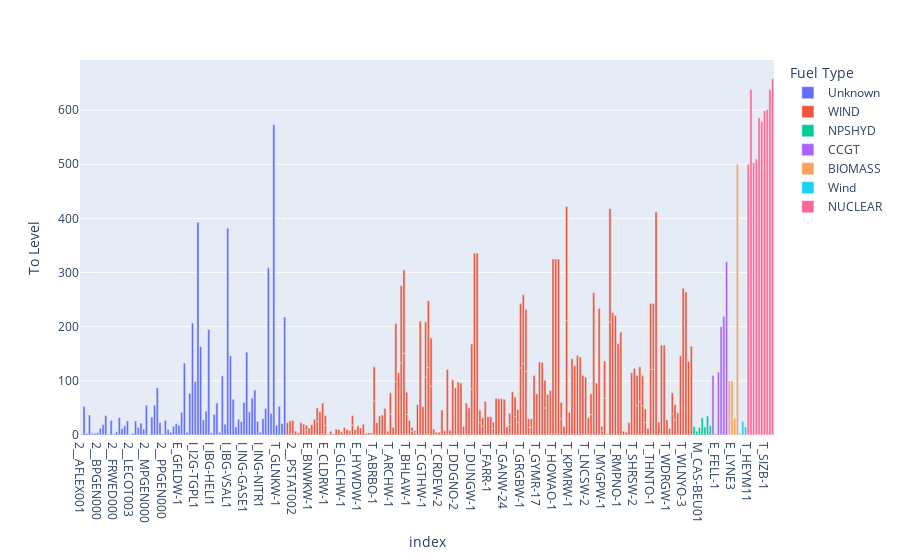

Notebook source saved alongside this figure:
### Code cell
px.bar(
    df_fpn[df_fpn["To Level"].astype(float) > 0],
    y="To Level",
    color="Fuel Type",
)

### Figure 1 — Plotly figure (JSON) as saved in the notebook; plotly's stock layout.template omitted (floating-point values rounded to 4 significant figures; data arrays with more than 128 entries replaced by an {"elided": "..."} marker saying what was removed)
{"data": [{"alignmentgroup": "True", "hovertemplate": "Fuel Type=Unknown<br>index=%{x}<br>To Level=%{y}<extra></extra>", "legendgroup": "Unknown", "marker": {"color": "#636efa", "pattern": {"shape": ""}}, "name": "Unknown", "offsetgroup": "Unknown", "orientation": "v", "showlegend": true, "textposition": "auto", "type": "bar", "x": ["2__AFLEX001", "2__APGEN000", "2__ARWED000", "2__ASMAR000", "2__ASTAT005", "2__ASTAT005", "2__BECOT003", "2__BPGEN000", "2__CPGEN000", "2__DPGEN000", "2__DRWED000", "2__FFLEX001", "2__FPGEN000", "2__FRWED000", "2__HPGEN000", "2__HSMAR000", "2__KPGEN000", "2__KRWED000", "2__KSMAR000", "2__LECOT003", "2__LPGEN000", "2__LRWED000", "2__LSMAR000", "2__MIMPO000", "2__MLOND000", "2__MPGEN000", "2__NIMPO000", "2__NPGEN000", "2__PENEC002", "2__PIMPO000", "2__PMARB002", "2__PPGEN000", "2__PPGEN003", "2__PRWED000", "2__PSMAR000", "C__PSTAT011", "E_ASLVW-1", "E_GFLDW-1", "E_TGP1", "I_I2G-CEZC1", "I_I2G-CNGS1", "I_I2G-INCM1", "I_I2G-MFTE1", "I_I2G-TGPL1", "I_I2G-VSAL1", "I_IBG-CEZC1", "I_IBG-EDFT1", "I_IBG-EDMK1", "I_IBG-GAZP1", "I_IBG-HELI1", "I_IBG-INCM1", "I_IBG-MFTE1", "I_IBG-NITR1", "I_IBG-TGPL1", "I_IBG-VETR1", "I_IBG-VSAL1", "I_IEG-MOYL1", "I_ING-CEZC1", "I_ING-DSKC1", "I_ING-EDFT1", "I_ING-EDMK1", "I_ING-GASE1", "I_ING-GAZP1", "I_ING-INCM1", "I_ING-MCRA1", "I_ING-MFTE1", "I_ING-NEAS1", "I_ING-NITR1", "I_ING-SETL1", "I_ING-TGPL1", "I_ING-VSAL1", "I_ING-VTET1", "I_ISG-NDPL1", "T_GLNKW-1", "T_GNFSW-2", "T_HALSW-1", "T_HOWBO-3"], "xaxis": "x", "y": [1, 53, 3, 37, 2, 2, 3, 4, 12, 19, 36, 1, 27, 2, 6, 32, 12, 17, 26, 1, 3, 26, 14, 22, 11, 55, 1, 33, 55, 87, 23, 2, 27, 10, 5, 16, 21, 18, 42, 133, 5, 77, 207, 99, 393, 163, 28, 44, 195, 4, 38, 59, 5, 109, 20, 382, 146, 66, 15, 29, 25, 60, 153, 43, 68, 83, 25, 5, 30, 49, 309, 40, 573, 18, 53, 21, 218], "yaxis": "y"}, {"alignmentgroup": "True", "hovertemplate": "Fuel Type=WIND<br>index=%{x}<br>To Level=%{y}<extra></extra>", "legendgroup": "WIND", "marker": {"color": "#EF553B", "pattern": {"shape": ""}}, "name": "WIND", "offsetgroup": "WIND", "orientation": "v", "showlegend": true, "textposition": "auto", "type": "bar", "x": {"elided": "192 str values"}, "xaxis": "x", "y": {"elided": "192 int values"}, "yaxis": "y"}, {"alignmentgroup": "True", "hovertemplate": "Fuel Type=NPSHYD<br>index=%{x}<br>To Level=%{y}<extra></extra>", "legendgroup": "NPSHYD", "marker": {"color": "#00cc96", "pattern": {"shape": ""}}, "name": "NPSHYD", "offsetgroup": "NPSHYD", "orientation": "v", "showlegend": true, "textposition": "auto", "type": "bar", "x": ["2__PMARB001", "E_FASN-4", "M_CAS-BEU01", "M_CAS-CLU01", "M_CAS-CON01", "M_CAS-KIL01", "T_FINL-1"], "xaxis": "x", "y": [16, 7, 14, 32, 15, 35, 17], "yaxis": "y"}, {"alignmentgroup": "True", "hovertemplate": "Fuel Type=CCGT<br>index=%{x}<br>To Level=%{y}<extra></extra>", "legendgroup": "CCGT", "marker": {"color": "#ab63fa", "pattern": {"shape": ""}}, "name": "CCGT", "offsetgroup": "CCGT", "orientation": "v", "showlegend": true, "textposition": "auto", "type": "bar", "x": ["E_FAWN-1", "E_FELL-1", "T_GRMO-1", "T_HUMR-1", "T_PEMB-51", "T_SCCL-3"], "xaxis": "x", "y": [110, 2, 116, 200, 219, 320], "yaxis": "y"}, {"alignmentgroup": "True", "hovertemplate": "Fuel Type=BIOMASS<br>index=%{x}<br>To Level=%{y}<extra></extra>", "legendgroup": "BIOMASS", "marker": {"color": "#FFA15A", "pattern": {"shape": ""}}, "name": "BIOMASS", "offsetgroup": "BIOMASS", "orientation": "v", "showlegend": true, "textposition": "auto", "type": "bar", "x": ["E_LYNE1", "E_LYNE3", "E_MARK-1", "T_DRAXX-1", "T_JGPR-1"], "xaxis": "x", "y": [100, 100, 31, 500, 3], "yaxis": "y"}, {"alignmentgroup": "True", "hovertemplate": "Fuel Type=Wind<br>index=%{x}<br>To Level=%{y}<extra></extra>", "legendgroup": "Wind", "marker": {"color": "#19d3f3", "pattern": {"shape": ""}}, "name": "Wind", "offsetgroup": "Wind", "orientation": "v", "showlegend": true, "textposition": "auto", "type": "bar", "x": ["T_DOUGW-1", "T_LCLTW-1"], "xaxis": "x", "y": [25, 15], "yaxis": "y"}, {"alignmentgroup": "True", "hovertemplate": "Fuel Type=NUCLEAR<br>index=%{x}<br>To Level=%{y}<extra></extra>", "legendgroup": "NUCLEAR", "marker": {"color": "#FF6692", "pattern": {"shape": ""}}, "name": "NUCLEAR", "offsetgroup": "NUCLEAR", "orientation": "v", "showlegend": true, "textposition": "auto", "type": "bar", "x": ["T_HEYM11", "T_HEYM28", "T_HINB-7", "T_HINB-8", "T_HRTL-1", "T_HRTL-2", "T_SIZB-1", "T_SIZB-2", "T_TORN-1", "T_TORN-2"], "xaxis": "x", "y": [500, 638, 503, 510, 586, 579, 599, 601, 638, 658], "yaxis": "y"}], "layout": {"barmode": "relative", "legend": {"title": {"text": "Fuel Type"}, "tracegroupgap": 0}, "margin": {"t": 60}, "xaxis": {"anchor": "y", "domain": [0, 1], "title": {"text": "index"}}, "yaxis": {"anchor": "x", "domain": [0, 1], "title": {"text": "To Level"}}}}
